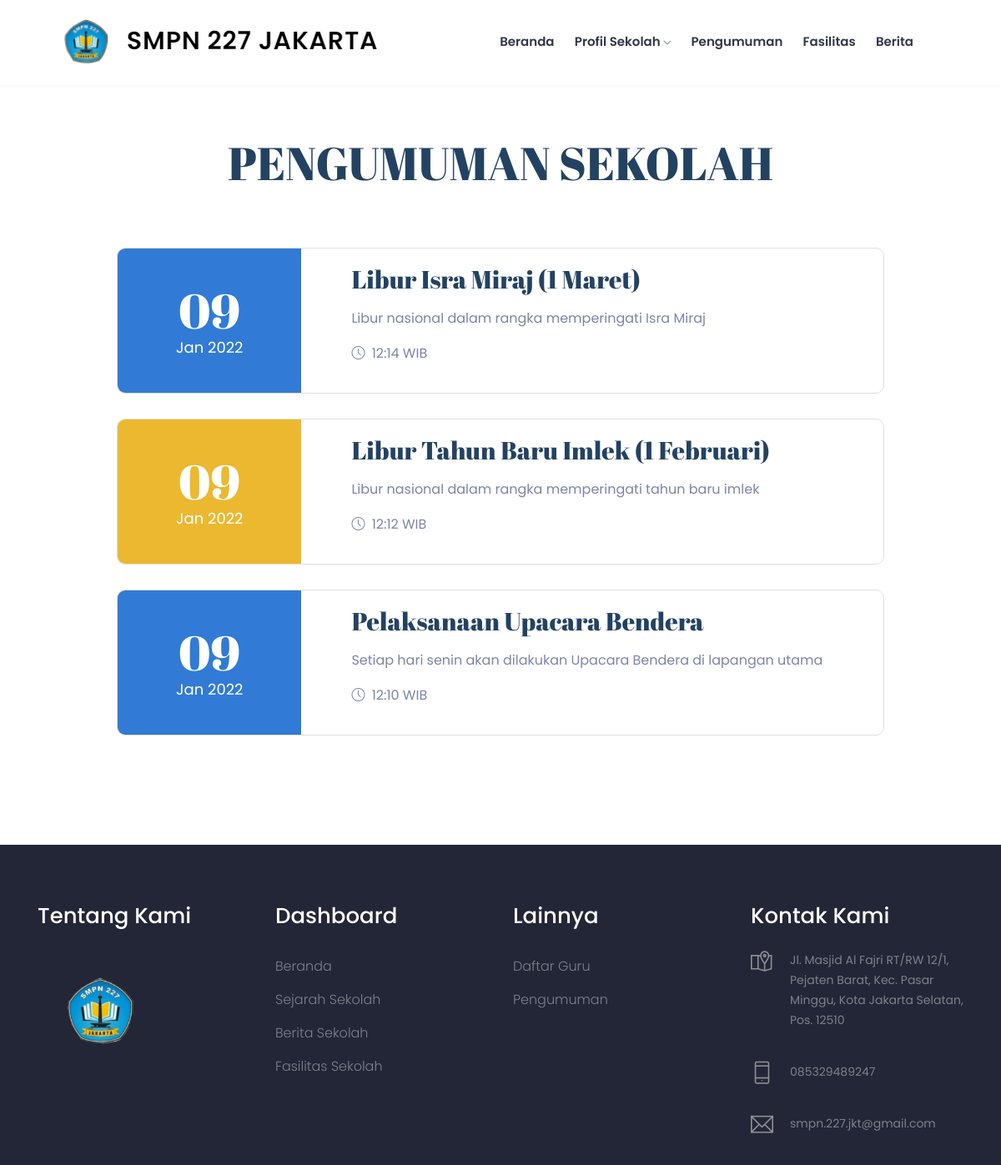
The app's page /index.php/pengumuman with its own data.
### tables this page shows
CREATE TABLE `tbl_pengumuman` (
  `pengumuman_id` int(11) NOT NULL,
  `pengumuman_judul` varchar(150) DEFAULT NULL,
  `pengumuman_deskripsi` text DEFAULT NULL,
  `pengumuman_tanggal` timestamp NULL DEFAULT current_timestamp(),
  `pengumuman_author` varchar(60) DEFAULT NULL
);

### application/controllers/Pengumuman.php (called while the page is built, shortened)
<?php
class Pengumuman extends CI_Controller{
	function __construct(){
		$this->load->model('m_pengumuman');
		$this->load->model('m_pengunjung');
	}
	function index(){
		$jum=$this->m_pengumuman->pengumuman();
        $page=$this->uri->segment(3);
        if(!$page):
            $offset = 0;
        else:
            $offset = $page;
        endif;
        $limit=7;
        $config['base_url'] = base_url() . 'pengumuman/index/';
            $config['total_rows'] = $jum->num_rows();
            $config['per_page'] = $limit;
            $config['uri_segment'] = 3;
	          $config['full_tag_open']    = '<div class="pagging text-center"><nav><ul class="pagination justify-content-center">';
	          $config['full_tag_close']   = '</ul></nav></div>';
	          $config['num_tag_open']     = '<li class="page-item"><span class="page-link">';
	          $config['num_tag_close']    = '</span></li>';
	          $config['cur_tag_open']     = '<li class="page-item"><span class="page-link">';
	          $config['cur_tag_close']    = '<span class="sr-only">(current)</span></span></li>';
	          $config['next_tag_open']    = '<li class="page-item"><span class="page-link">';
	          $config['next_tagl_close']  = '<span aria-hidden="true">&raquo;</span></span></li>';
	          $config['prev_tag_open']    = '<li class="page-item"><span class="page-link">';
	          $config['prev_tagl_close']  = '</span>Next</li>';
	          $config['first_tag_open']   = '<li class="page-item"><span class="page-link">';
	          $config['first_tagl_close'] = '</span></li>';
	          $config['last_tag_open']    = '<li class="page-item"><span class="page-link">';
	          $config['last_tagl_close']  = '</span></li>';
            $config['first_link'] = 'Awal';
            $config['last_link'] = 'Akhir';
            $config['next_link'] = 'Next >>';
            $config['prev_link'] = '<< Prev';
            $this->pagination->initialize($config);
            $this->data['page'] =$this->pagination->create_links();
            $this->data['data']=$this->m_pengumuman->pengumuman_perpage($offset,$limit);
            $this->data['main_view']   = 'depan/v_pengumuman';
            $this->load->view('theme/template',$this->data);
	}
}

### index.php (called while the page is built, shortened)
<?php
require_once BASEPATH.'core/CodeIgniter.php';

### application/models/M_pengumuman.php (called while the page is built, shortened)
<?php
class M_pengumuman extends CI_Model{
	function pengumuman_perpage($offset,$limit){
		$hsl=$this->db->query("SELECT pengumuman_id,pengumuman_judul,pengumuman_deskripsi,pengumuman_tanggal,DATE_FORMAT(pengumuman_tanggal,'%d/%m/%Y') AS tanggal,pengumuman_author FROM tbl_pengumuman ORDER BY pengumuman_id DESC limit $offset,$limit");
		return $hsl;
	}
}

### application/views/depan/v_pengumuman.php (the view, shortened to what this page needs)
<div class="recent_event_area section__padding">
        <div class="container">
            <div class="row justify-content-center">
                <div class="col-lg-8 col-md-10">
                    <div class="section_title text-center mb-70">
                        <h3 class="mb-45">PENGUMUMAN SEKOLAH</h3>
                    </div>
                </div>
            </div>
            <div class="row justify-content-center">
                <div class="col-lg-10">
                    <?php foreach($data->result() as $row):?>
                    <div class="single_event d-flex align-items-center">
                        <div class="date text-center">
                            <span><?php echo date("d", strtotime($row->pengumuman_tanggal));?></span>
                            <p><?php echo date("M Y", strtotime($row->pengumuman_tanggal));?></p>
                        </div>
                        <div class="event_info">
                            <a href="event_details.html">
                                <h4><?php echo $row->pengumuman_judul;?></h4>
                             </a>
                            <p><?php echo $row->pengumuman_deskripsi;?></p>
                            <p><span> <i class="flaticon-clock"></i> <?php echo date("H:i", strtotime($row->pengumuman_tanggal)).' WIB';?></span> </p>
                        </div>
                    </div>
                    <?php endforeach;?>
                </div>
                <div class="col-md-12 text-center">
    </div>
            </div>
        </div>
    </div>

### records on screen
tbl_pengumuman: pengumuman_tanggal "09", pengumuman_tanggal "Jan 2022", pengumuman_judul "Libur Isra Miraj (1 Maret)", pengumuman_deskripsi "Libur nasional dalam rangka memperingati Isra Miraj", pengumuman_tanggal "12:14"
tbl_pengumuman: pengumuman_tanggal "09", pengumuman_tanggal "Jan 2022", pengumuman_judul "Libur Tahun Baru Imlek (1 Februari)", pengumuman_deskripsi "Libur nasional dalam rangka memperingati tahun baru imlek", pengumuman_tanggal "12:12"
tbl_pengumuman: pengumuman_tanggal "09", pengumuman_tanggal "Jan 2022", pengumuman_judul "Pelaksanaan Upacara Bendera", pengumuman_deskripsi "Setiap hari senin akan dilakukan Upacara Bendera di lapangan utama", pengumuman_tanggal "12:10"
